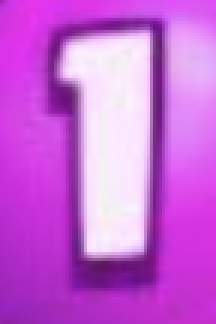
#> input picture digit_templates/1.png, 72 x 108 px (shown 3 times larger)
$ python -i digit_recognition.py   (imports and definitions only)
#> lines starting #> are read from the running program, lines starting #| are printed output that depends on the picture; after the words box and inside, x2 and y2 are one past the last pixel; in counts of white or black regions, pixels touching at a corner belong together
#> further down, picture is the input picture: shape (108, 72, 3); mean B, G, R 216.6, 99.4, 201.4
#!/usr/bin/env python3
"""
Simple digit recognition using uploaded digit templates.
"""

import cv2
import numpy as np
import json
from pathlib import Path
import argparse

class DigitRecognizer:
    def __init__(self, digit_templates_dir="digit_templates"):
        self.digit_templates_dir = Path(digit_templates_dir)
        self.templates = self._load_digit_templates()

    def _load_digit_templates(self):
        """Load digit templates (1.png, 2.png, ..., 9.png)"""
        templates = {}

        for digit in range(1, 10):
            template_path = self.digit_templates_dir / f"{digit}.png"
            if template_path.exists():
                template = cv2.imread(str(template_path), cv2.IMREAD_GRAYSCALE)
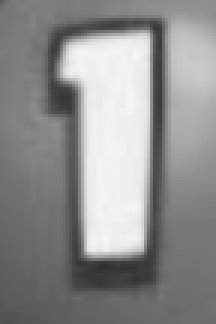
#> template: shape (108, 72) (shown 3 times larger); min 49, max 246, mean 142.8
                if template is not None:
                    templates[digit] = template
                    print(f"Loaded template for digit {digit}: {template.shape}")
#| Loaded template for digit 1: (108, 72)
                else:
                    print(f"Failed to load template for digit {digit}")
            else:
                print(f"Template not found: {template_path}")
#> pass 2 of the loop in _load_digit_templates, `for digit in range(1, 10):`:
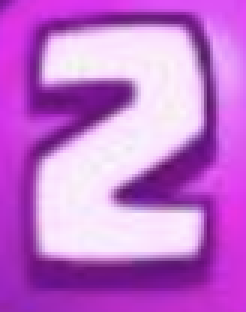
#> input picture digit_templates/2.png, 82 x 104 px, found by its file name (shown 3 times larger)
#> in _load_digit_templates, `template = cv2.imread(str(template_path), cv2.IMREAD_GRAYSCALE)`:
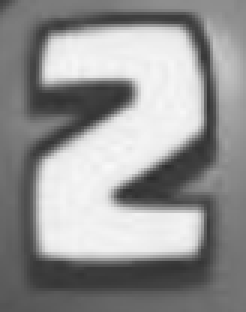
#> template: shape (104, 82) (shown 3 times larger); min 44, max 249, mean 148.2
#| Loaded template for digit 2: (104, 82)
#> pass 3 of the loop in _load_digit_templates, `for digit in range(1, 10):`:
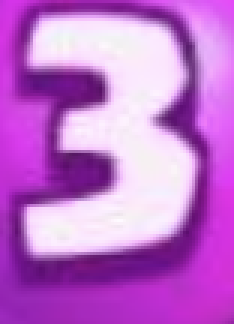
#> input picture digit_templates/3.png, 78 x 108 px, found by its file name (shown 3 times larger)
#> in _load_digit_templates, `template = cv2.imread(str(template_path), cv2.IMREAD_GRAYSCALE)`:
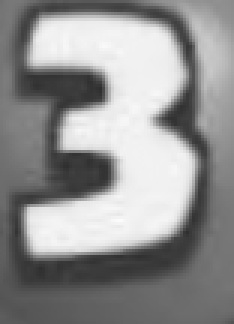
#> template: shape (108, 78) (shown 3 times larger); min 46, max 251, mean 146.1
#| Loaded template for digit 3: (108, 78)
#> the loop made 9 passes; the first 3 are shown
#> in __init__, `self.templates = self._load_digit_templates()`: self.templates = 4 items

        return templates

    def recognize_digit(self, elixir_img: np.ndarray) -> int:
        """Recognize digit in elixir image using template matching."""
        if not self.templates:
            print("No digit templates loaded!")
            return None

        # Preprocess elixir image
        processed_img = self._preprocess_elixir_image(elixir_img)

        if processed_img is None:
            return None

        # Try matching against each digit template
        best_match = None
        best_score = 0

        for digit, template in self.templates.items():
            # Resize template to match processed image size
            resized_template = cv2.resize(template, (processed_img.shape[1], processed_img.shape[0]))

            # Template matching
            result = cv2.matchTemplate(processed_img, resized_template, cv2.TM_CCOEFF_NORMED)
            _, max_val, _, _ = cv2.minMaxLoc(result)

            if max_val > best_score:
                best_score = max_val
                best_match = digit

        # Return result if confidence is high enough
        if best_match and best_score > 0.3:  # Adjust threshold as needed
            return best_match

        return None

    def _preprocess_elixir_image(self, elixir_img: np.ndarray) -> np.ndarray:
        """Preprocess elixir image for digit recognition."""
        # Convert to grayscale if needed
        if len(elixir_img.shape) == 3:
            gray = cv2.cvtColor(elixir_img, cv2.COLOR_BGR2GRAY)
        else:
            gray = elixir_img

        # Apply CLAHE for contrast enhancement
        clahe = cv2.createCLAHE(clipLimit=3.0, tileGridSize=(8,8))
        enhanced = clahe.apply(gray)
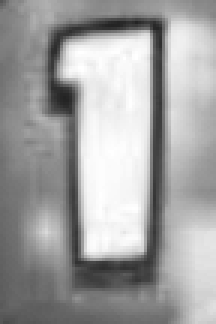
#> enhanced: shape (108, 72) (shown 3 times larger); min 35, max 255, mean 162.2

        # Apply threshold to get binary image
        _, thresh = cv2.threshold(enhanced, 0, 255, cv2.THRESH_BINARY + cv2.THRESH_OTSU)
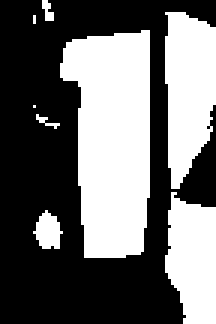
#> thresh: shape (108, 72) (shown 3 times larger); 42% white; 8 white regions (4 under 20 px)

        # Find contours to extract digit region
        contours, _ = cv2.findContours(thresh, cv2.RETR_EXTERNAL, cv2.CHAIN_APPROX_SIMPLE)
#> contours = 8 contours, 4 with area under 20; largest, box (x1, y1, x2, y2) and area: (20, 10, 50, 86) 1681, (55, 4, 72, 63) 712, (55, 64, 72, 108) 534, (11, 70, 21, 83) 69

        if not contours:
            return None

        # Find largest contour (should be the digit)
        largest_contour = max(contours, key=cv2.contourArea)
#> largest_contour = contour of 35 points, box (x1, y1, x2, y2) (20, 10, 50, 86), area 1681
        area = cv2.contourArea(largest_contour)
#> area = 1681

        if area < 50:  # Filter out noise
            return None

        # Extract bounding box
        x, y, w, h = cv2.boundingRect(largest_contour)
#> x = 20; y = 10; w = 30; h = 76
        digit_region = thresh[y:y+h, x:x+w]
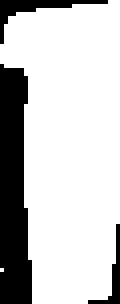
#> digit_region: shape (76, 30) (shown 4 times larger); 78.1% white; 3 black regions, box (x1, y1, x2, y2) and area: (0, 16, 8, 76) 396, (0, 0, 27, 11) 67, (22, 56, 30, 76) 37

        # Resize to standard size for consistent matching
        return cv2.resize(digit_region, (30, 40))
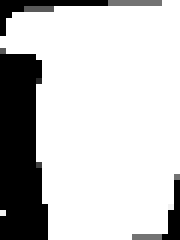
#> returned value: shape (40, 30) (shown 6 times larger); min 0, max 255, mean 199.1

# [50 lines left out: functions test_digit_recognition, main, not called in this run]

# [2 lines not run here, left out]

>>> import cv2
>>> picture = cv2.imread('../digit_templates/1.png')
>>> result = DigitRecognizer().recognize_digit(picture)
#> the loop in recognize_digit, `for digit, template in self.templates.items():` made 4 passes
#> (digit, result, max_val, best_score, best_match) on passes 1 to 4: (1, [0.284], 0.284, 0.284, 1), (2, [0.285], 0.285, 0.285, 2), (3, [0.31], 0.31, 0.31, 3), (9, [0.318], 0.318, 0.318, 9)
#> pass 1, in recognize_digit, `resized_template = cv2.resize(template, (processed_img.shape[1], proce..`:
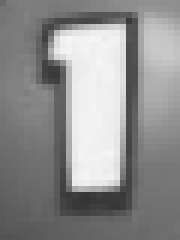
#> resized_template: shape (40, 30) (shown 6 times larger); min 53, max 245, mean 142.4
#> pass 3, in recognize_digit, `resized_template = cv2.resize(template, (processed_img.shape[1], proce..`:
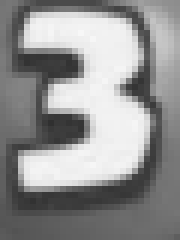
#> resized_template: shape (40, 30) (shown 6 times larger); min 48, max 247, mean 146
#> after the loop in recognize_digit, `for digit, template in self.templates.items():`: best_match = 9; best_score = 0.318
#> result = 9
